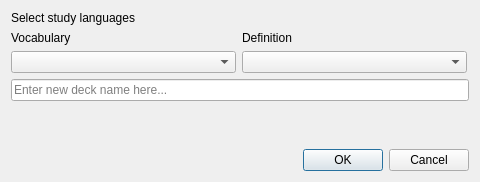
<?xml version="1.0" encoding="UTF-8"?>
<ui version="4.0">
 <class>DeckNamePromptDialog</class>
 <widget class="QDialog" name="DeckNamePromptDialog">
  <property name="geometry">
   <rect>
    <x>0</x>
    <y>0</y>
    <width>480</width>
    <height>182</height>
   </rect>
  </property>
  <property name="windowTitle">
   <string>Create a new deck</string>
  </property>
  <property name="sizeGripEnabled">
   <bool>false</bool>
  </property>
  <property name="modal">
   <bool>false</bool>
  </property>
  <layout class="QVBoxLayout" name="verticalLayout">
   <item>
    <layout class="QVBoxLayout" name="verticalLayout_2">
     <item>
      <widget class="QLabel" name="label_selectStudyLanguages">
       <property name="sizePolicy">
        <sizepolicy hsizetype="Preferred" vsizetype="Fixed">
         <horstretch>0</horstretch>
         <verstretch>0</verstretch>
        </sizepolicy>
       </property>
       <property name="text">
        <string>Select study languages</string>
       </property>
      </widget>
     </item>
     <item>
      <layout class="QHBoxLayout" name="horizontalLayout">
       <item>
        <layout class="QVBoxLayout" name="verticalLayout_5">
         <item>
          <widget class="QLabel" name="label_vocabulary">
           <property name="toolTip">
            <string>Language for the vocabulary words being learned.</string>
           </property>
           <property name="text">
            <string>Vocabulary</string>
           </property>
          </widget>
         </item>
         <item>
          <widget class="QComboBox" name="comboBox_vocabulary">
           <property name="minimumSize">
            <size>
             <width>0</width>
             <height>0</height>
            </size>
           </property>
           <property name="maximumSize">
            <size>
             <width>225</width>
             <height>16777215</height>
            </size>
           </property>
          </widget>
         </item>
        </layout>
       </item>
       <item>
        <layout class="QVBoxLayout" name="verticalLayout_3">
         <item>
          <widget class="QLabel" name="label_definition">
           <property name="toolTip">
            <string>Language for the definition of the vocabulary word which the user can easily understand.</string>
           </property>
           <property name="text">
            <string>Definition</string>
           </property>
          </widget>
         </item>
         <item>
          <widget class="QComboBox" name="comboBox_definition">
           <property name="maximumSize">
            <size>
             <width>225</width>
             <height>16777215</height>
            </size>
           </property>
           <property name="currentText">
            <string/>
           </property>
          </widget>
         </item>
        </layout>
       </item>
      </layout>
     </item>
     <item>
      <widget class="QLineEdit" name="lineEdit_enterDeckName">
       <property name="placeholderText">
        <string>Enter new deck name here...</string>
       </property>
      </widget>
     </item>
     <item>
      <spacer name="verticalSpacer">
       <property name="orientation">
        <enum>Qt::Vertical</enum>
       </property>
       <property name="sizeHint" stdset="0">
        <size>
         <width>20</width>
         <height>40</height>
        </size>
       </property>
      </spacer>
     </item>
    </layout>
   </item>
   <item>
    <widget class="QDialogButtonBox" name="buttonBox">
     <property name="orientation">
      <enum>Qt::Horizontal</enum>
     </property>
     <property name="standardButtons">
      <set>QDialogButtonBox::Cancel|QDialogButtonBox::Ok</set>
     </property>
    </widget>
   </item>
  </layout>
 </widget>
 <resources/>
 <connections>
  <connection>
   <sender>buttonBox</sender>
   <signal>accepted()</signal>
   <receiver>DeckNamePromptDialog</receiver>
   <slot>accept()</slot>
   <hints>
    <hint type="sourcelabel">
     <x>248</x>
     <y>254</y>
    </hint>
    <hint type="destinationlabel">
     <x>157</x>
     <y>274</y>
    </hint>
   </hints>
  </connection>
  <connection>
   <sender>buttonBox</sender>
   <signal>rejected()</signal>
   <receiver>DeckNamePromptDialog</receiver>
   <slot>reject()</slot>
   <hints>
    <hint type="sourcelabel">
     <x>316</x>
     <y>260</y>
    </hint>
    <hint type="destinationlabel">
     <x>286</x>
     <y>274</y>
    </hint>
   </hints>
  </connection>
 </connections>
</ui>
